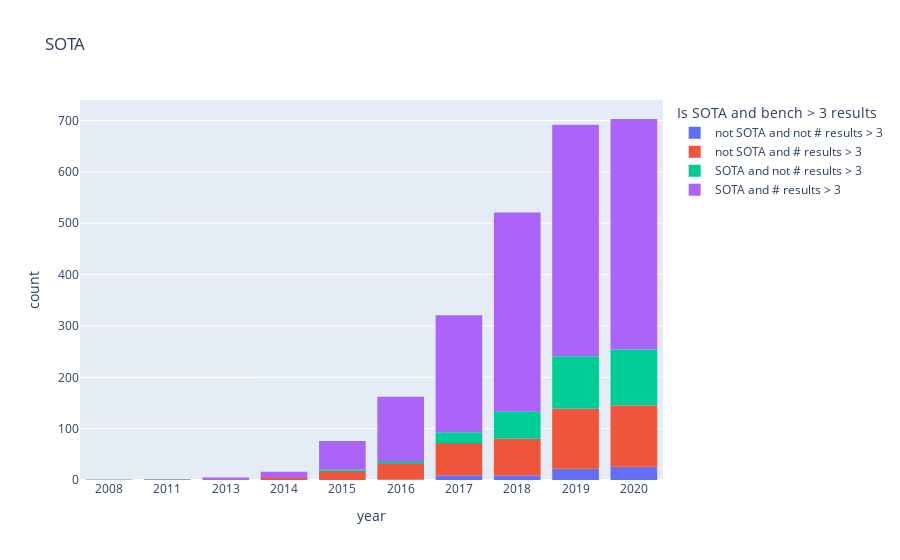
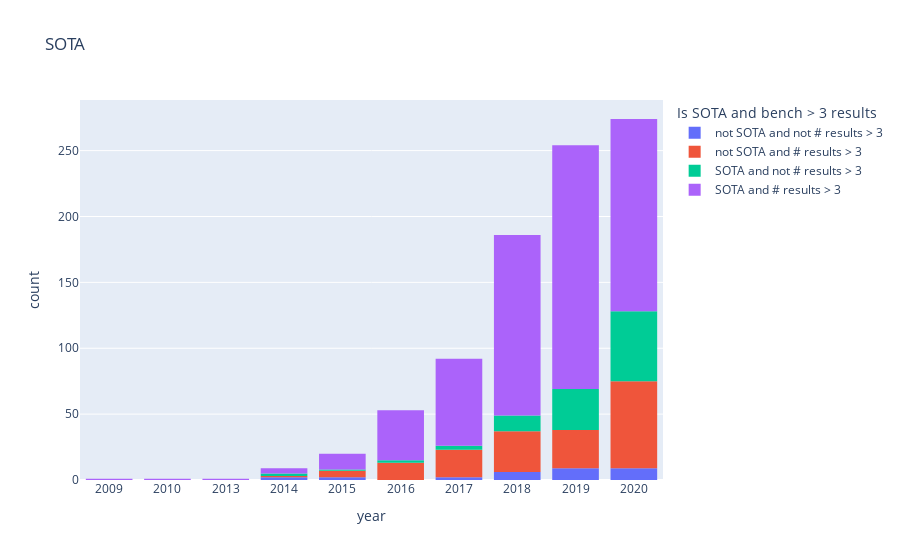

Notebook code for these charts, in order:
### Markdown cell above
## SOTA analysis

Below chart depicts the number of benchmarks where SOTA results and non-SOTA results were reported. Note: This is not the number of SOTA or non-SOTA results reported every year, it is the number of benchmarks reporting SOTA and non-SOTA results. 

(Different metrics of a benchmark are aggregated, meaning the year a benchmark reports a SOTA is the year **any** metric is a SOTA)


\# results > 3: benchmark has at least 3 reported results in at least one metric; examples: 
+ True if 4 results in accuracy, only 1 in recall
+ False if 2 results in accuracy, 2 in recall

Note: New benchmarks are not considered in this chart

### Code cell
#@title SOTA analysis

def is_sota(x):
    a = x.copy(deep=True)
    a["result"] = a["result"].cummax()
    a["result"] = a.duplicated(subset=["result"]) 
    # uncomment to count first appearance as non-sota
    # a.iloc[0,1] = True
    # count first appearance neither as sota or non-sota
    a = a.iloc[1:, :]
    a = a.set_index(["year"])
    return ~a

# new aggregation (count benchmarks only once)

sota = all.copy(deep = True)

sota["# results > 3"] = True
idxe = all.groupby(["top_level_class_label", "task_label", "dataset_label", "metric_label"]).filter(lambda x: len(x) <= 3).index
sota.loc[list(idxe),"# results > 3"] = False
idxe = sota.groupby(["top_level_class_label", "task_label", "dataset_label"])["# results > 3"].filter(lambda x: x.any()).index
sota.loc[list(idxe),"# results > 3"] = True

#remove
# sota = sota[sota["# results > 3"] == True]

# get the maximum of each year
sota = sota.groupby(["top_level_class", "top_level_class_label", "task_label", "dataset_label", "metric_label", "# results > 3", "year"])['result'].max().reset_index()
# get the sotas of each year
sota = sota.groupby(["top_level_class", "top_level_class_label", "task_label", "dataset_label", "metric_label", "# results > 3"])[["year", "result"]].apply(is_sota).reset_index()
# aggregate sotas over year (at least one sota in any metric)
sota = sota.groupby(["top_level_class", "top_level_class_label", "task_label", "dataset_label", "# results > 3", "year"])["result"].any().reset_index()

sota = sota[sota["year"] < YEAR_NOW]


for _, grp in sota.groupby(["top_level_class"]):   
    print(grp.iloc[0]['top_level_class_label'])
    grp["Is SOTA and bench > 3 results"] = grp[["result", "# results > 3"]].apply(lambda x: "SOTA and # results > 3" if (x["result"] and x["# results > 3"]) else "SOTA and not # results > 3" if (x["result"] and not x["# results > 3"]) else "not SOTA and # results > 3" if (not x["result"] and x["# results > 3"]) else "not SOTA and not # results > 3", axis=1)

    # group = pd.read_csv(f"trajectory_grouping_{grp.iloc[0]['top_level_class'].replace('https://identifiers.org/ito:', '')}.csv")
    grp["year"] = grp["year"].astype(str)
    grp = grp.sort_values(by="Is SOTA and bench > 3 results", ascending=False)
    fig = px.histogram(grp, x="year", title='SOTA', color="Is SOTA and bench > 3 results").update_xaxes(categoryorder='category ascending')
    fig.show()

### Figure 1 — Plotly figure (JSON) as saved in the notebook; plotly's stock layout.template omitted (floating-point values rounded to 4 significant figures; data arrays with more than 128 entries replaced by an {"elided": "..."} marker saying what was removed)
{"data": [{"alignmentgroup": "True", "bingroup": "x", "hovertemplate": "Is SOTA and bench > 3 results=not SOTA and not # results > 3<br>year=%{x}<br>count=%{y}<extra></extra>", "legendgroup": "not SOTA and not # results > 3", "marker": {"color": "#636efa", "pattern": {"shape": ""}}, "name": "not SOTA and not # results > 3", "offsetgroup": "not SOTA and not # results > 3", "orientation": "v", "showlegend": true, "type": "histogram", "x": ["2019", "2018", "2020", "2020", "2019", "2020", "2018", "2019", "2019", "2019", "2020", "2019", "2018", "2018", "2020", "2020", "2020", "2020", "2019", "2018", "2017", "2011", "2020", "2017", "2017", "2017", "2020", "2019", "2019", "2020", "2020", "2020", "2020", "2020", "2017", "2017", "2017", "2018", "2020", "2020", "2020", "2020", "2017", "2020", "2020", "2020", "2019", "2016", "2019", "2019", "2018", "2020", "2020", "2020", "2019", "2019", "2018", "2019", "2019", "2019", "2017", "2019", "2019", "2019", "2019", "2020", "2019", "2018"], "xaxis": "x", "yaxis": "y"}, {"alignmentgroup": "True", "bingroup": "x", "hovertemplate": "Is SOTA and bench > 3 results=not SOTA and # results > 3<br>year=%{x}<br>count=%{y}<extra></extra>", "legendgroup": "not SOTA and # results > 3", "marker": {"color": "#EF553B", "pattern": {"shape": ""}}, "name": "not SOTA and # results > 3", "offsetgroup": "not SOTA and # results > 3", "orientation": "v", "showlegend": true, "type": "histogram", "x": {"elided": "423 str values"}, "xaxis": "x", "yaxis": "y"}, {"alignmentgroup": "True", "bingroup": "x", "hovertemplate": "Is SOTA and bench > 3 results=SOTA and not # results > 3<br>year=%{x}<br>count=%{y}<extra></extra>", "legendgroup": "SOTA and not # results > 3", "marker": {"color": "#00cc96", "pattern": {"shape": ""}}, "name": "SOTA and not # results > 3", "offsetgroup": "SOTA and not # results > 3", "orientation": "v", "showlegend": true, "type": "histogram", "x": {"elided": "293 str values"}, "xaxis": "x", "yaxis": "y"}, {"alignmentgroup": "True", "bingroup": "x", "hovertemplate": "Is SOTA and bench > 3 results=SOTA and # results > 3<br>year=%{x}<br>count=%{y}<extra></extra>", "legendgroup": "SOTA and # results > 3", "marker": {"color": "#ab63fa", "pattern": {"shape": ""}}, "name": "SOTA and # results > 3", "offsetgroup": "SOTA and # results > 3", "orientation": "v", "showlegend": true, "type": "histogram", "x": {"elided": "1715 str values"}, "xaxis": "x", "yaxis": "y"}], "layout": {"barmode": "relative", "legend": {"title": {"text": "Is SOTA and bench > 3 results"}, "tracegroupgap": 0}, "title": {"text": "SOTA"}, "xaxis": {"anchor": "y", "categoryorder": "category ascending", "domain": [0, 1], "title": {"text": "year"}}, "yaxis": {"anchor": "x", "domain": [0, 1], "title": {"text": "count"}}}}

### Figure 2 — Plotly figure (JSON) as saved in the notebook; plotly's stock layout.template omitted (floating-point values rounded to 4 significant figures; data arrays with more than 128 entries replaced by an {"elided": "..."} marker saying what was removed)
{"data": [{"alignmentgroup": "True", "bingroup": "x", "hovertemplate": "Is SOTA and bench > 3 results=not SOTA and not # results > 3<br>year=%{x}<br>count=%{y}<extra></extra>", "legendgroup": "not SOTA and not # results > 3", "marker": {"color": "#636efa", "pattern": {"shape": ""}}, "name": "not SOTA and not # results > 3", "offsetgroup": "not SOTA and not # results > 3", "orientation": "v", "showlegend": true, "type": "histogram", "x": ["2020", "2020", "2020", "2019", "2019", "2020", "2019", "2015", "2019", "2020", "2018", "2018", "2019", "2018", "2019", "2017", "2018", "2020", "2019", "2020", "2015", "2018", "2017", "2018", "2019", "2019", "2014", "2014", "2020", "2020"], "xaxis": "x", "yaxis": "y"}, {"alignmentgroup": "True", "bingroup": "x", "hovertemplate": "Is SOTA and bench > 3 results=not SOTA and # results > 3<br>year=%{x}<br>count=%{y}<extra></extra>", "legendgroup": "not SOTA and # results > 3", "marker": {"color": "#EF553B", "pattern": {"shape": ""}}, "name": "not SOTA and # results > 3", "offsetgroup": "not SOTA and # results > 3", "orientation": "v", "showlegend": true, "type": "histogram", "x": {"elided": "166 str values"}, "xaxis": "x", "yaxis": "y"}, {"alignmentgroup": "True", "bingroup": "x", "hovertemplate": "Is SOTA and bench > 3 results=SOTA and not # results > 3<br>year=%{x}<br>count=%{y}<extra></extra>", "legendgroup": "SOTA and not # results > 3", "marker": {"color": "#00cc96", "pattern": {"shape": ""}}, "name": "SOTA and not # results > 3", "offsetgroup": "SOTA and not # results > 3", "orientation": "v", "showlegend": true, "type": "histogram", "x": ["2019", "2019", "2018", "2018", "2020", "2020", "2019", "2020", "2020", "2020", "2020", "2015", "2020", "2020", "2018", "2018", "2020", "2016", "2020", "2020", "2020", "2020", "2014", "2014", "2018", "2020", "2020", "2019", "2016", "2019", "2018", "2019", "2019", "2019", "2020", "2019", "2020", "2020", "2020", "2020", "2020", "2020", "2020", "2019", "2020", "2020", "2020", "2020", "2020", "2018", "2020", "2019", "2018", "2020", "2018", "2019", "2020", "2017", "2020", "2019", "2020", "2020", "2020", "2020", "2020", "2019", "2019", "2019", "2018", "2020", "2020", "2020", "2020", "2019", "2019", "2019", "2020", "2019", "2017", "2019", "2020", "2020", "2017", "2020", "2020", "2020", "2019", "2018", "2018", "2019", "2020", "2020", "2019", "2019", "2019", "2019", "2019", "2019", "2020", "2020", "2019", "2019", "2020", "2020"], "xaxis": "x", "yaxis": "y"}, {"alignmentgroup": "True", "bingroup": "x", "hovertemplate": "Is SOTA and bench > 3 results=SOTA and # results > 3<br>year=%{x}<br>count=%{y}<extra></extra>", "legendgroup": "SOTA and # results > 3", "marker": {"color": "#ab63fa", "pattern": {"shape": ""}}, "name": "SOTA and # results > 3", "offsetgroup": "SOTA and # results > 3", "orientation": "v", "showlegend": true, "type": "histogram", "x": {"elided": "591 str values"}, "xaxis": "x", "yaxis": "y"}], "layout": {"barmode": "relative", "legend": {"title": {"text": "Is SOTA and bench > 3 results"}, "tracegroupgap": 0}, "title": {"text": "SOTA"}, "xaxis": {"anchor": "y", "categoryorder": "category ascending", "domain": [0, 1], "title": {"text": "year"}}, "yaxis": {"anchor": "x", "domain": [0, 1], "title": {"text": "count"}}}}
